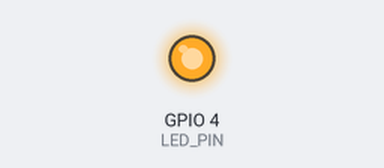
The program below on a simulated Raspberry Pi (BCM pin numbers). On the bench: output pins drawn as LEDs (lit = HIGH).

Above: at 1.5 s.
At 4.5 s:
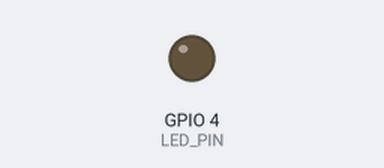
Timing chart, 0 to 7.8 s (numbered marks = the images above):
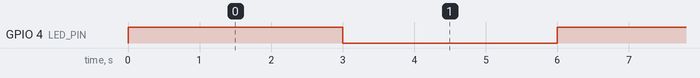

Measured:
- by itself, GPIO 4 (LED_PIN): alternates HIGH for 3.0 s and LOW for 3.0 s

The program:

Led.py
```python
import RPi.GPIO as GPIO
import time

LED_PIN = 4  # Pin donde está conectado el LED

GPIO.setmode(GPIO.BCM)
GPIO.setup(LED_PIN, GPIO.OUT)

try:
    while True:
        GPIO.output(LED_PIN, GPIO.HIGH)  # Encender el LED
        time.sleep(3)                     # Esperar 1 segundo
        GPIO.output(LED_PIN, GPIO.LOW)   # Apagar el LED
        time.sleep(3)
                     # Esperar 1 segundo
except KeyboardInterrupt:
    print("Programa terminado por el usuario.")
finally:
    GPIO.cleanup()  # Limpiar la configuración de los pines GPIO
```
